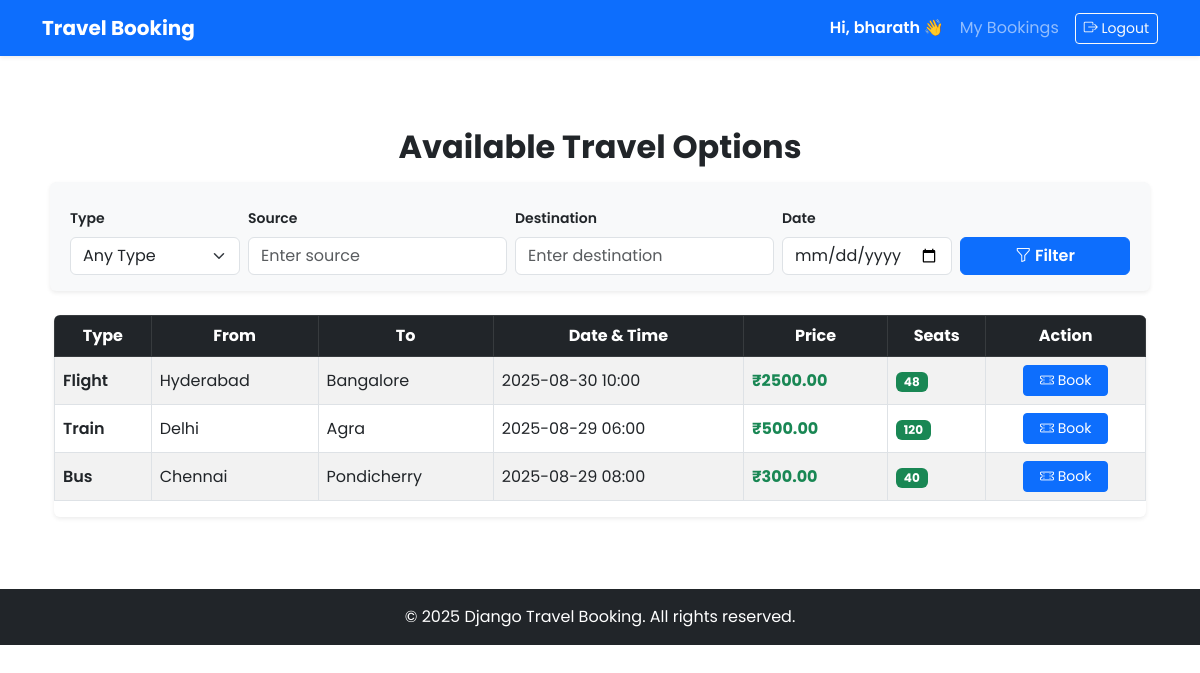
The app's page / (signed in) with its own data.
### core/models.py (models this page shows, shortened)
class TravelOption(models.Model):
    TRAVEL_TYPES=[('Flight','Flight'),('Train','Train'),('Bus','Bus')]
    type=models.CharField(max_length=20,choices=TRAVEL_TYPES)
    source=models.CharField(max_length=100)
    destination=models.CharField(max_length=100)
    date_time=models.DateTimeField()
    price=models.DecimalField(max_digits=10,decimal_places=2)
    available_seats=models.PositiveIntegerField()

### core/views.py (the view)
# urls.py: path('', views.home, name='home'),
def home(request):
    travels = TravelOption.objects.all()
    ttype = request.GET.get('type') or ''
    src = request.GET.get('source') or ''
    dst = request.GET.get('destination') or ''
    date = request.GET.get('date') or ''
    if ttype: travels = travels.filter(type=ttype)
    if src: travels = travels.filter(source__icontains=src)
    if dst: travels = travels.filter(destination__icontains=dst)
    if date: travels = travels.filter(date_time__date=date)
    return render(request, 'core/travel_list.html', {'travels': travels, 'filters': {'type': ttype, 'source': src, 'destination': dst, 'date': date}})

### templates/core/travel_list.html (shortened to what this page needs)
{% extends 'core/base.html' %}
{% block content %}
<div class="container py-4">
  <h2 class="mb-4 text-center fw-bold">Available Travel Options</h2>
  <form method="get" class="row g-2 mb-4 align-items-end bg-light p-3 rounded shadow-sm">
    <div class="col-6 col-md-2">
      <label class="form-label small fw-semibold">Type</label>
      <select name="type" class="form-select">
        <option value="">Any Type</option>
      </select>
    </div>
    <div class="col-6 col-md-3">
      <label class="form-label small fw-semibold">Source</label>
      <input type="text" name="source" value="{{ filters.source }}" class="form-control" placeholder="Enter source">
    </div>
    <div class="col-6 col-md-3">
      <label class="form-label small fw-semibold">Destination</label>
      <input type="text" name="destination" value="{{ filters.destination }}" class="form-control" placeholder="Enter destination">
    </div>
    <div class="col-6 col-md-2">
      <label class="form-label small fw-semibold">Date</label>
      <input type="date" name="date" value="{{ filters.date }}" class="form-control">
    </div>
    <div class="col-12 col-md-2">
      <button class="btn btn-primary w-100 fw-semibold" type="submit">
        <i class="bi bi-funnel"></i> Filter
      </button>
    </div>
  </form>
  <div class="table-responsive shadow-sm rounded">
    <table class="table table-bordered table-striped align-middle">
      <thead class="table-dark">
        <tr class="text-center">
          <th>Type</th>
          <th>From</th>
          <th>To</th>
          <th>Date & Time</th>
          <th>Price</th>
          <th>Seats</th>
          <th>Action</th>
        </tr>
      </thead>
      <tbody>
        {% for t in travels %}
          <tr>
            <td class="fw-semibold">{{ t.type }}</td>
            <td>{{ t.source }}</td>
            <td>{{ t.destination }}</td>
            <td>{{ t.date_time|date:'Y-m-d H:i' }}</td>
            <td class="text-success fw-bold">₹{{ t.price }}</td>
            <td>
              {% if t.available_seats > 0 %}
                <span class="badge bg-success">{{ t.available_seats }}</span>
              {% else %}
                <span class="badge bg-danger">Full</span>
              {% endif %}
            </td>
            <td class="text-center">
              {% if t.available_seats > 0 %}
                <a class="btn btn-sm btn-primary px-3" href="{% url 'book_travel' t.id %}">
                  <i class="bi bi-ticket-perforated"></i> Book
                </a>
              {% else %}
                <button class="btn btn-sm btn-secondary px-3" disabled>
                  <i class="bi bi-x-circle"></i> Unavailable
                </button>
              {% endif %}
            </td>
          </tr>
        {% endfor %}
      </tbody>
    </table>
  </div>
</div>
{% endblock %}

### templates/core/base.html (shortened to what this page needs)
{% load static %}
<!DOCTYPE html>
<html lang="en">
<head>
  <link href="https://cdn.jsdelivr.net/npm/bootstrap@5.3.0/dist/css/bootstrap.min.css" rel="stylesheet">
  <link rel="stylesheet" href="{% static 'core/styles.css' %}">
</head>
<body style="font-family: 'Poppins', sans-serif;">
  <nav class="navbar navbar-expand-lg navbar-dark bg-primary shadow-sm">
    <div class="container">
      <a class="navbar-brand fw-bold" href="/">Travel Booking</a>
      <div class="collapse navbar-collapse" id="navbarNav">
        <ul class="navbar-nav ms-auto align-items-center">
          {% if user.is_authenticated %}
            <li class="nav-item me-2">
              <span class="navbar-text text-white fw-semibold">
                Hi, {{ user.username }} 👋
              </span>
            </li>
            <li class="nav-item">
              <a class="nav-link" href="{% url 'my_bookings' %}">My Bookings</a>
            </li>
            <li class="nav-item">
              <form method="POST" action="{% url 'logout' %}" class="d-inline">
                <button type="submit" class="btn btn-outline-light btn-sm ms-2">
                  <i class="bi bi-box-arrow-right"></i> Logout
                </button>
              </form>
            </li>
          {% else %}
            <li class="nav-item"><a class="nav-link" href="{% url 'register' %}">Register</a></li>
            <li class="nav-item"><a class="nav-link" href="{% url 'login' %}">Login</a></li>
          {% endif %}
        </ul>
      </div>
    </div>
  </nav>
  <main class="container my-5">
    {% block content %}{% endblock %}
  </main>
  <footer class="bg-dark text-white text-center py-3 mt-5">
    <p class="mb-0">&copy; 2025 Django Travel Booking. All rights reserved.</p>
  </footer>
  <link rel="stylesheet" href="https://cdn.jsdelivr.net/npm/bootstrap-icons@1.10.5/font/bootstrap-icons.css">
</body>
</html>

### records on screen
TravelOption: type "Flight", source "Hyderabad", destination "Bangalore", date_time "2025-08-30 10:00", price "2500.00", available_seats "48", shows "Book"
TravelOption: type "Train", source "Delhi", destination "Agra", date_time "2025-08-29 06:00", price "500.00", available_seats "120", shows "Book"
TravelOption: type "Bus", source "Chennai", destination "Pondicherry", date_time "2025-08-29 08:00", price "300.00", available_seats "40", shows "Book"

### other values on screen
{{ user.username }} "bharath"
